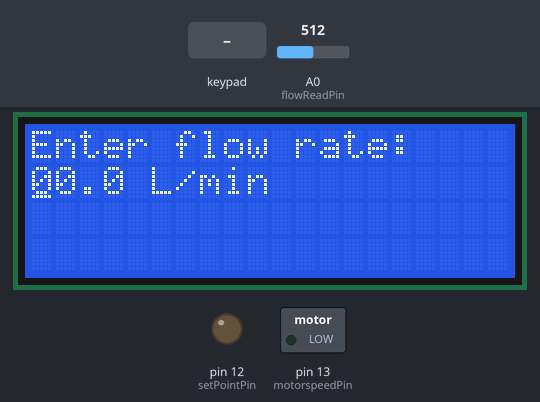
Bench run of a sketch on a simulated Arduino Uno, built with avr-gcc and run on an emulated ATmega328P. Parts: 20×4 character LCD, switched loads named in the sketch (green lamp = pin HIGH), output pins drawn as LEDs (lit = HIGH). The inputs (shaded band) are chosen by the test bench; at power-on: A0 (flowReadPin) = 512.

Above: at 3.3 s.
3.4 s: keypad keys 1 3 9 7 # pressed 0.4 s apart
At 5.4 s:
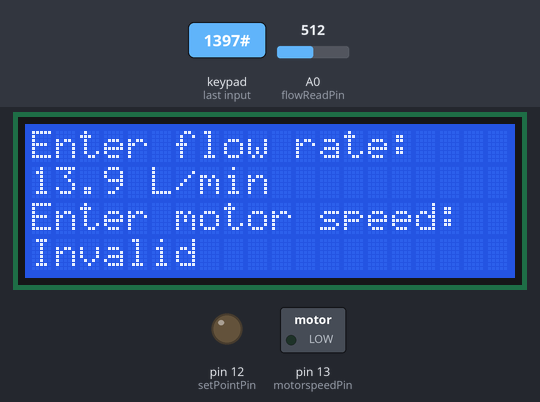
8.2 s: A0 (flowReadPin) set to 716
At 11.1 s:
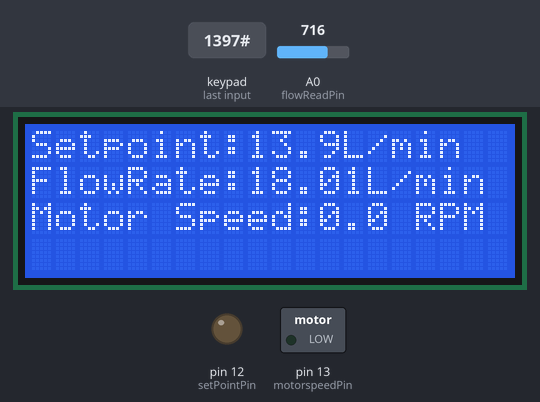
11.2 s: A0 (flowReadPin) set to 0
14.2 s: A0 (flowReadPin) set to 22
At 19.6 s:
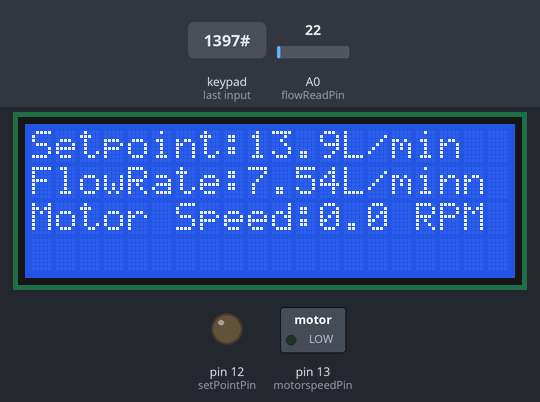
Timing chart, 0 to 21.1 s (numbered marks = the images above; inputs shaded):
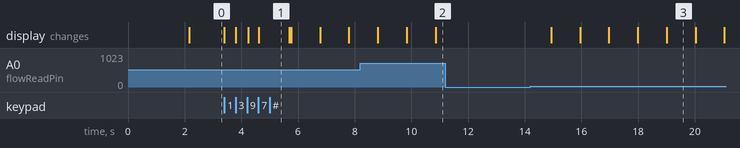

The sketch:

Controls_Code_Readout.v2.ino
```cpp
#include <LiquidCrystal_I2C.h>
#include <LiquidCrystal.h>
#include <Key.h>
#include <Keypad.h>
#include <Wire.h>

LiquidCrystal_I2C lcd(0x3F,20,4);  // set the LCD address to 0x3F for a 20 chars and 4 line display

//initializing keypad
const byte ROWS = 4; //four rows for keypad membrane
const byte COLS = 3; //four columns for keypad membrane

//define the symbols on the buttons of the keypads
char hexaKeys[ROWS][COLS] =
{
  {'1','2','3'},
  {'4','5','6'},
  {'7','8','9'},
  {'*','0','#'}
};

byte rowPins[ROWS] = {5, 4, 3, 2}; //connect to the row pinouts of the keypad
byte colPins[COLS] = {8, 7, 6}; //connect to the column pinouts of the keypad

//initialize an instance of class NewKeypad
Keypad keypad = Keypad(makeKeymap(hexaKeys), rowPins, colPins, ROWS, COLS);

int flowReadPin = 14;     // Reads Pin [14], output voltage caused by the current flow sesnsor
float flowReadValue = 0;  //flow sensor value, 0-5V but microcontroller reads it as 0-1023
float flowReadDisplayed = 0; //converted ^ to a 0-50.00 L/min to output to display

const int numReadings = 10;  //determine the sizes of flow readings in the index
int flowReadings[numReadings];  //the readings from the analog input
int readIndex = 0;    //number of readings in the index above
float total = 0;      //add value of all the readings in the index
float avgflowReadValue = 0;   //the total divided by number of readings

int setPointPin = 12;    //signal to Pin [12] to control flow, 0-5V
float setPoint = 0;        //input signal 0-50 L/min
float setPointVolt = 0;         //converted ^ to 0-5V
float setPointValue = 0;        //converted ^ to 0-255 for analog signal to flowmeter

int motorspeedPin = 13;    //signal to Pin [13] to control motor speed
float motorspeed = 0;        //input signal 0-13 RPM
float motorspeedValue = 0;   //converted ^ to 0-255 for analog signal to motor driver

float microVoltage = 0;  //measured voltage from the +5V of microcontroller board

void setup()
{
  Serial.begin(9600);
  lcd.init();           //initialize lcd
  lcd.backlight();      //turns on backlight
  lcd.begin(20, 4);     // set up the LCD's number of columns and rows
  lcd.noAutoscroll();

  keypad.setDebounceTime(10);

  pinMode(setPointPin, OUTPUT); //sets degital Pin [12] as an output
  pinMode(motorspeedPin, OUTPUT); //sets digital Pin [13] as an output

  lcd.print("Welcome!");      //prints "Welcome!"
  delay(2000);

  microVoltage = 4.951; //max output voltage of microcontroller
}


void flowrateEntry(){

  lcd.clear();            //clears screen
  lcd.setCursor(0, 0);    //sets cursor to starting position
  lcd.print("Enter flow rate:");  //prints "Enter flow rate:" on the first row

  lcd.setCursor(0, 1);    //moves cursor to the start of row 2
  lcd.print("00.0 L/min");  //prints "00.0 L/min" on the 2nd row
  lcd.setCursor(0, 1);    //moves cursor back to (0,1)
  lcd.cursor();           //sets a visible cursor to show position

}

float GetFlow()     //function gets a value for setpoint of flow
{
  float flowInput = 0;  //creates the "flowInput" variable
  int i = 0;    //creates a variable that will be incremented
  char key = keypad.getKey();   //creates variable "key" and sets it to whatever is inputted
  delay(50);


  while(key != '#' && i < 3)
  {

    switch (key)      //waits for "key" to define a case
    {
      case NO_KEY:    //if no key is inputted it will keep looking until one is inputted
        break;

        case '0': case '1': case '2': case '3': case '4':     //case when a number is inputted
        case '5': case '6': case '7': case '8': case '9':
          if (i == 0)                     //takes in the 1st value
          {
            flowInput = 10*(key - '0');   //stores tens value in "flowInput"
            if (flowInput > 50)           //compares "flowInput" to max flowrate which is 50 L/min
            {
              lcd.setCursor(0, 1);
              lcd.print("Invalid           ");    //if greater tha 50 prints "Invalid"
              lcd.noCursor();
              delay(1000);
              flowInput = 0;                      //resets "flowinput"
              i = 0;                              //resets "i"
              lcd.cursor();
              lcd.setCursor(0, 1);
              lcd.print("00.0 L/min");            //resets screen
              lcd.setCursor(0, 1);
            }
            else {
              lcd.print(key);                     //if "flowInput" is less than 50 it will print the key value
              i++;                                //increments "i", i =1
            }
          }

          else if (i == 1)
          {
            flowInput = flowInput + (key - '0');  //stores ones value in "flowInput"
            if (flowInput > 50)                   //compares "flowInput" to max flowrate which is 50 L/min ex. 53
            {
              lcd.setCursor(0, 1);
              lcd.print("Invalid           ");
              lcd.noCursor();
              delay(1000);
              flowInput = 0;
              i = 0;
              lcd.cursor();
              lcd.setCursor(0, 1);
              lcd.print("00.0 L/min");
              lcd.setCursor(0, 1);
            }
            else
            {
              lcd.print(key);                 //if "flowInput" is less than 50 it will print the key value
              lcd.setCursor(3, 1);            //moves cursor to avoid the decimal place
              i++;                            //increments "i", i =2
            }

          }

          else if (i == 2)
          {
            flowInput = flowInput + 0.1 * (key -'0');  //stores tenths value in "flowInput"

            if (flowInput > 50)                        //compares "flowInput" to max flowrate which is 50 L/min ex. 50.3
            {
              lcd.setCursor(0, 1);
              lcd.print("Invalid           ");
              lcd.noCursor();
              delay(1000);
              flowInput = 0;
              i = 0;
              lcd.cursor();
              lcd.setCursor(0, 1);
              lcd.print("00.0 L/min");
              lcd.setCursor(0, 1);
            }
            else {
              lcd.print(key);                           //if "flowInput" is less than 50 it will print the key value
              lcd.noCursor();                           //removes cursor to show no more inputs are needed
              i++;                                      //increments "i", i=3. When i=3 program breaks out
          }
          }
          break;

       case '*':                                      //if '*' is inputted program will reset
          flowInput = 0;
          i = 0;
          lcd.setCursor(0, 1);
          lcd.print("00.0 L/min");
          lcd.setCursor(0, 1);
          lcd.cursor();
          break;
    }

    key = keypad.getKey();    //programs takes in inputted key and then goes into switch

  }

 return flowInput;      //once # of i=3 program will return 'flowInput' for 'GetFlow'

}


void setPointOutput()     //global function that convertes
{
  setPoint = GetFlow();               //calls 'GetFlow' for setpoint value
  setPointValue = setPoint * (255.0/50.0); //converting the inputted setPoint of 0-50L/min to 0-255 for the analogWrite
}

void motorspeedEntry()
{
  lcd.setCursor(0, 2);              //moves cursor to the start of row 3
  lcd.print("Enter motor speed:");  //prints "Enter motor speed:" on the 3rd row

  lcd.setCursor(0,3);               //moves cursor to the start of row 4
  lcd.print("00.0 RPM");
  lcd.setCursor(0,3);               //moves cursor back to the start of row 4
  lcd.cursor();                     //sets a visible cursor
}

float GetMotorSpeed()           //function gets value for motor speed, look at GetFlow() for ex.
{
  float motorspeedInput = 0;    //creates variable 'motorspeedInput'
  int j = 0;                    //creates increment variable 'j'
  char key = keypad.getKey();
  delay(50);
  while(key != '#' && j < 3)
  {

    switch (key)
    {
      case NO_KEY:

        break;

        case '0': case '1': case '2': case '3': case '4':
        case '5': case '6': case '7': case '8': case '9':
         if (j == 0)
         {
            motorspeedInput = 10*(key - '0');
            if(motorspeedInput > 13)          //max motor speed is 13 RPM
            {
              lcd.setCursor(0, 3);
              lcd.print("Invalid             ");
              lcd.noCursor();
              delay(1000);
              motorspeedInput = 0;
              j = 0;
              lcd.cursor();
              lcd.setCursor(0, 3);
              lcd.print("00.0 RPM");
              lcd.setCursor(0, 3);
            }
            else
            {
              lcd.print(key);
              j++;
            }
          }

          else if (j == 1)
          {
            motorspeedInput = motorspeedInput +(key - '0');
            if(motorspeedInput > 13)
            {
              lcd.setCursor(0, 3);
              lcd.print("Invalid             ");
              lcd.noCursor();
              delay(1000);
              motorspeedInput = 0;
              j = 0;
              lcd.cursor();
              lcd.setCursor(0, 3);
              lcd.print("00.0 RPM");
              lcd.setCursor(0, 3);
            }
            else
            {
            lcd.print(key);
            lcd.setCursor(3, 3);
            j++;
          }
          }
          else if (j == 2)
          {
            motorspeedInput = motorspeedInput + 0.1*(key -'0');
            if(motorspeedInput > 13)
            {
              lcd.setCursor(0, 3);
              lcd.print("Invalid             ");
              lcd.noCursor();
              delay(1000);
              motorspeedInput = 0;
              j = 0;
              lcd.cursor();
              lcd.setCursor(0, 3);
              lcd.print("00.0 RPM");
              lcd.setCursor(0, 3);
            }
            else
            {
            lcd.print(key);
            j++;
            lcd.noCursor();
            }

          }
          break;

       case '*':
          motorspeedInput = 0;
          j = 0;
          lcd.setCursor(0,3);
          lcd.print("00.0 RPM");
          lcd.setCursor(0,3);
          lcd.cursor();
          break;
    }

    key = keypad.getKey();

  }

  return motorspeedInput;
}

void motorspeedOutput ()
{
  motorspeed = GetMotorSpeed();         //gets 'GetMotorSpeed' for motorspeed value, between 0-13
  motorspeedValue = 255.0 * (motorspeed/13.0); //convert 0-13 inputted motor speed to 0-255 for analogWrite
}

void readFlow()
{
  flowReadValue = analogRead(flowReadPin);    // reads the input pin and gets a value between 0-1023

  total = total - flowReadings[readIndex];
  flowReadings[readIndex] = flowReadValue;      //Creating an index that saves values of the flow to average
  total = total + flowReadings[readIndex];
  readIndex = readIndex +1;
  if (readIndex >= numReadings)
  {
   readIndex =0;
  }
  avgflowReadValue = total / numReadings;
  flowReadDisplayed = avgflowReadValue * 50.0/1023.0; //converting the value of 0-1023 to 0-50 L/min

  lcd.setCursor(0, 1);
  lcd.print("FlowRate:");
  lcd.print(flowReadDisplayed, 2);  //prints current flowrate, to 2 decimal places
  lcd.print("L/min");
  delay (1000);
}

void Running ()
{
  lcd.noCursor();
  lcd.clear();
  lcd.setCursor(0, 0);
  lcd.print("Setpoint:");
  lcd.print(setPoint, 1);   //prints inputted setpoint value
  lcd.print("L/min");

  lcd.setCursor(0, 2);
  lcd.print("Motor Speed:");
  lcd.print(motorspeed, 1);   //prints inputted motorspeed value
  lcd.print(" RPM");

  char key = keypad.getKey();
  delay(50);

  while (key != '#')    //while '#' is not press motor and flow controller will operate
  {
    analogWrite(motorspeedPin, motorspeedValue); //sending a pwm from motorspeedPin that will be converted to an analog signal that will control the motor
    analogWrite(setPointPin, setPointValue);    //sending a pwm from setPointPin that will be converted to an analog signal that will set the flow

    readFlow();

    switch(key)     //nothing will happen if other keys are pressed
    {
      case NO_KEY: case '0': case '1': case '2': case '3': case '4':
      case '5': case '6': case '7': case '8': case '9': case '*':
        break;
    }

    key = keypad.getKey();

  }
}

void Reset()    //resets motorspeed and setpoint to 0 to restart program
{
  motorspeedValue = 0;
  setPointValue = 0;
  analogWrite(motorspeedPin, motorspeedValue);
  analogWrite(setPointPin, setPointValue);
}

void loop()
{
  flowrateEntry();  //screen requests user to enter desired flowrate
  setPointOutput(); //takes in the input flow and puts out the setpoint signal
  motorspeedEntry();// screen requests user to enter desired motor speed
  motorspeedOutput(); //takes in the input motor speed and puts out the motor speed signal
  Running(); //runs the components

  Reset(); //resets program
}
```

Measured:
- after the input at 3.4 s, the display: first changes at once (image 1 shows a later state)
- after the input at 11.2 s, every drawn part: stays the same
